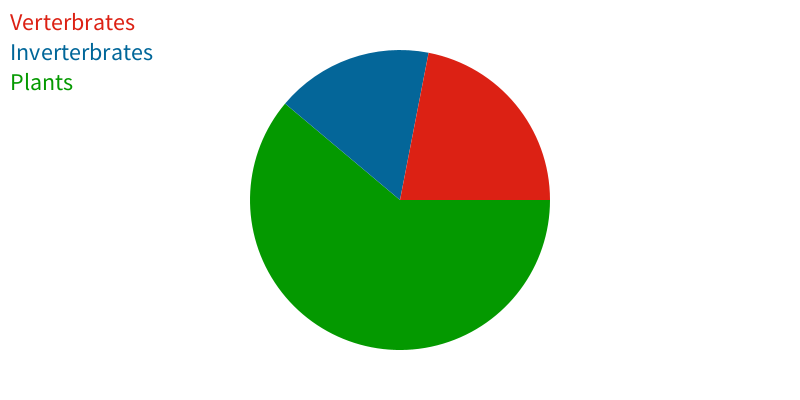
Frame 1 (no input)
Frame 2 (the mouse pressed at the canvas centre, redrawn once): identical to frame 1, image omitted

The Processing sketch that drew this single still picture (run headless with seeded random() and noise(); the mouse was pressed at the canvas centre and the sketch redrawn once):

// Processing sketch: processing_150648
// ── processing_150648.pde

// PIE CHART ON ENDANGARED SPECIES INFORMATION
void setup() //// EXECUTED AT INITIALIZATION

{
  size(800, 400); //SIZE OF SCREEN IN PIXELS
  noStroke(); // NO DRAW LINES
  noLoop();  // Run once and stop
  


}

void draw() // EXECUTED ALL THE TIME TO REFRESH WINDOW

{
  background(255); // SETS BACKGROUND COLOR WHITE
  pieChart(300, angles); // SETS SIZE OF PIE CHART
  
   
}

int[] angles = // SETS ANGLES SIZES
{ 220, 61, 79 };


color[] Colors = // SETS COLOR FOR PIE CHART
{
  color(4, 153, 0), color (4, 102, 153), color(220, 33, 20),

}
;




void pieChart(float diameter, int[] data) // CREATES PIE CHART
{
  float lastAngle = 0;// SET ANGLE TO 0
  
  //STANDARD ARRAY LOOP
  for (int i = 0; i < data.length; i++)
  {
    fill(Colors [i]); // SETS COLOR BASED ON COLOR []
    
    // USES ARC() FUNCTION TO CREATE PIE CHART FROM ARRAY
    arc(width/2, height/2, diameter, diameter, lastAngle, lastAngle+radians(angles[i]));
    lastAngle += radians(angles[i]);
  }

  //LEGEND SETS POSITION AND COLOR
  textSize(24); // SET FONT SIZE
  text("Verterbrates ", 10, 30); // SET POSITION AND WORD
  fill(0, 102, 153); // SET COLOR
  text("Inverterbrates", 10, 60); // SET POSITION AND WORD
  fill(4, 153, 0); //SET COLOR
  text("Plants", 10, 90); // SET POSITION AND WORD
  fill( 102, 153, 51); //SET COLOR
}
